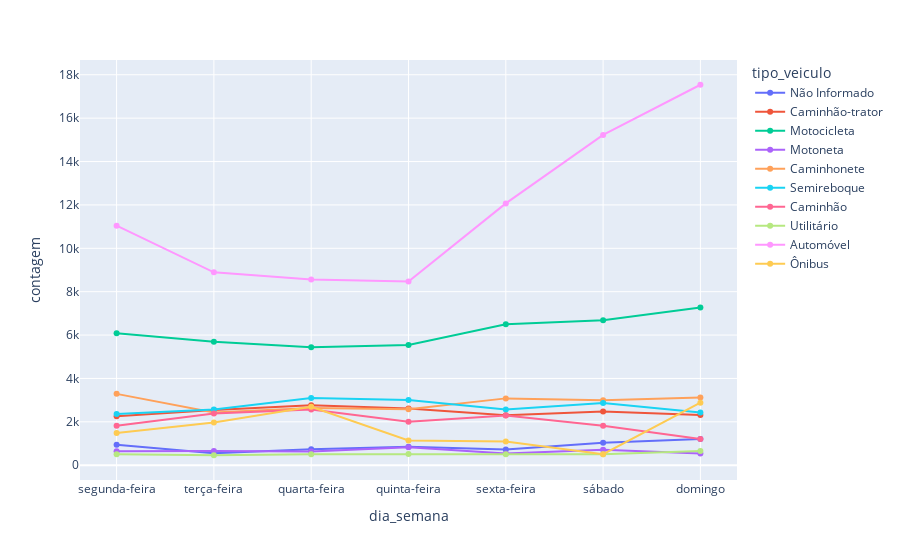

Write notebook code for a chart like this one.
### Code cell
contagem = df_ordenado.groupby(['tipo_veiculo', 'dia_semana']).size().reset_index(name='contagem')

contagem_ordenada = contagem.sort_values(['tipo_veiculo', 'dia_semana', 'contagem'])

contagem_ordenada['dia_semana'] = pd.Categorical(contagem_ordenada['dia_semana'], categories=ordem_dias_semana, ordered=True)

contagem_ordenada = contagem_ordenada.sort_values('dia_semana')

fig = px.line(contagem_ordenada, x='dia_semana', y='contagem', color='tipo_veiculo', markers=True)
fig.show()

### Figure 1 — Plotly figure (JSON) as saved in the notebook; plotly's stock layout.template omitted (floating-point values rounded to 4 significant figures)
{"data": [{"hovertemplate": "tipo_veiculo=Não Informado<br>dia_semana=%{x}<br>contagem=%{y}<extra></extra>", "legendgroup": "Não Informado", "line": {"color": "#636efa", "dash": "solid"}, "marker": {"symbol": "circle"}, "mode": "lines+markers", "name": "Não Informado", "orientation": "v", "showlegend": true, "type": "scatter", "x": ["segunda-feira", "terça-feira", "quarta-feira", "quinta-feira", "sexta-feira", "sábado", "domingo"], "xaxis": "x", "y": [941, 547, 741, 848, 721, 1030, 1212], "yaxis": "y"}, {"hovertemplate": "tipo_veiculo=Caminhão-trator<br>dia_semana=%{x}<br>contagem=%{y}<extra></extra>", "legendgroup": "Caminhão-trator", "line": {"color": "#EF553B", "dash": "solid"}, "marker": {"symbol": "circle"}, "mode": "lines+markers", "name": "Caminhão-trator", "orientation": "v", "showlegend": true, "type": "scatter", "x": ["segunda-feira", "terça-feira", "quarta-feira", "quinta-feira", "sexta-feira", "sábado", "domingo"], "xaxis": "x", "y": [2262, 2550, 2764, 2613, 2306, 2477, 2317], "yaxis": "y"}, {"hovertemplate": "tipo_veiculo=Motocicleta<br>dia_semana=%{x}<br>contagem=%{y}<extra></extra>", "legendgroup": "Motocicleta", "line": {"color": "#00cc96", "dash": "solid"}, "marker": {"symbol": "circle"}, "mode": "lines+markers", "name": "Motocicleta", "orientation": "v", "showlegend": true, "type": "scatter", "x": ["segunda-feira", "terça-feira", "quarta-feira", "quinta-feira", "sexta-feira", "sábado", "domingo"], "xaxis": "x", "y": [6087, 5691, 5438, 5544, 6502, 6680, 7270], "yaxis": "y"}, {"hovertemplate": "tipo_veiculo=Motoneta<br>dia_semana=%{x}<br>contagem=%{y}<extra></extra>", "legendgroup": "Motoneta", "line": {"color": "#ab63fa", "dash": "solid"}, "marker": {"symbol": "circle"}, "mode": "lines+markers", "name": "Motoneta", "orientation": "v", "showlegend": true, "type": "scatter", "x": ["segunda-feira", "terça-feira", "quarta-feira", "quinta-feira", "sexta-feira", "sábado", "domingo"], "xaxis": "x", "y": [638, 658, 629, 830, 535, 713, 540], "yaxis": "y"}, {"hovertemplate": "tipo_veiculo=Caminhonete<br>dia_semana=%{x}<br>contagem=%{y}<extra></extra>", "legendgroup": "Caminhonete", "line": {"color": "#FFA15A", "dash": "solid"}, "marker": {"symbol": "circle"}, "mode": "lines+markers", "name": "Caminhonete", "orientation": "v", "showlegend": true, "type": "scatter", "x": ["segunda-feira", "terça-feira", "quarta-feira", "quinta-feira", "sexta-feira", "sábado", "domingo"], "xaxis": "x", "y": [3289, 2428, 2636, 2579, 3081, 2992, 3117], "yaxis": "y"}, {"hovertemplate": "tipo_veiculo=Semireboque<br>dia_semana=%{x}<br>contagem=%{y}<extra></extra>", "legendgroup": "Semireboque", "line": {"color": "#19d3f3", "dash": "solid"}, "marker": {"symbol": "circle"}, "mode": "lines+markers", "name": "Semireboque", "orientation": "v", "showlegend": true, "type": "scatter", "x": ["segunda-feira", "terça-feira", "quarta-feira", "quinta-feira", "sexta-feira", "sábado", "domingo"], "xaxis": "x", "y": [2362, 2563, 3095, 3004, 2570, 2863, 2428], "yaxis": "y"}, {"hovertemplate": "tipo_veiculo=Caminhão<br>dia_semana=%{x}<br>contagem=%{y}<extra></extra>", "legendgroup": "Caminhão", "line": {"color": "#FF6692", "dash": "solid"}, "marker": {"symbol": "circle"}, "mode": "lines+markers", "name": "Caminhão", "orientation": "v", "showlegend": true, "type": "scatter", "x": ["segunda-feira", "terça-feira", "quarta-feira", "quinta-feira", "sexta-feira", "sábado", "domingo"], "xaxis": "x", "y": [1814, 2383, 2572, 1999, 2293, 1823, 1204], "yaxis": "y"}, {"hovertemplate": "tipo_veiculo=Utilitário<br>dia_semana=%{x}<br>contagem=%{y}<extra></extra>", "legendgroup": "Utilitário", "line": {"color": "#B6E880", "dash": "solid"}, "marker": {"symbol": "circle"}, "mode": "lines+markers", "name": "Utilitário", "orientation": "v", "showlegend": true, "type": "scatter", "x": ["segunda-feira", "terça-feira", "quarta-feira", "quinta-feira", "sexta-feira", "sábado", "domingo"], "xaxis": "x", "y": [505, 459, 503, 514, 501, 504, 652], "yaxis": "y"}, {"hovertemplate": "tipo_veiculo=Automóvel<br>dia_semana=%{x}<br>contagem=%{y}<extra></extra>", "legendgroup": "Automóvel", "line": {"color": "#FF97FF", "dash": "solid"}, "marker": {"symbol": "circle"}, "mode": "lines+markers", "name": "Automóvel", "orientation": "v", "showlegend": true, "type": "scatter", "x": ["segunda-feira", "terça-feira", "quarta-feira", "quinta-feira", "sexta-feira", "sábado", "domingo"], "xaxis": "x", "y": [11042, 8894, 8561, 8465, 12070, 15228, 17540], "yaxis": "y"}, {"hovertemplate": "tipo_veiculo=Ônibus<br>dia_semana=%{x}<br>contagem=%{y}<extra></extra>", "legendgroup": "Ônibus", "line": {"color": "#FECB52", "dash": "solid"}, "marker": {"symbol": "circle"}, "mode": "lines+markers", "name": "Ônibus", "orientation": "v", "showlegend": true, "type": "scatter", "x": ["segunda-feira", "terça-feira", "quarta-feira", "quinta-feira", "sexta-feira", "sábado", "domingo"], "xaxis": "x", "y": [1480, 1969, 2694, 1139, 1091, 505, 2885], "yaxis": "y"}], "layout": {"legend": {"title": {"text": "tipo_veiculo"}, "tracegroupgap": 0}, "margin": {"t": 60}, "xaxis": {"anchor": "y", "domain": [0, 1], "title": {"text": "dia_semana"}}, "yaxis": {"anchor": "x", "domain": [0, 1], "title": {"text": "contagem"}}}}
